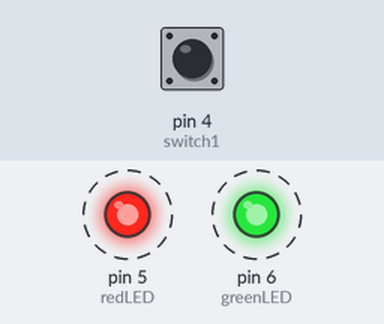
Bench run of a sketch on a simulated Arduino Leonardo, built with avr-gcc and run on an emulated ATmega32U4. On the bench: output pins drawn as LEDs (lit = HIGH). Dashed ring = blinking. Inputs (shaded band) come from the test bench; at power-on: pin 4 (switch1) HIGH.

Above: at 0.5 s.
Timing chart, 0 to 4.6 s (numbered marks = the images above):
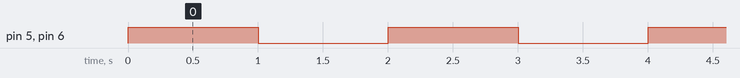

The sketch:

template.ino
```cpp
#include "Keyboard.h"

const int switch1 = 4;
const int switch2 = 8;
const int redLED = 5;
const int greenLED = 6;

void fastKey(int key){
  Keyboard.press(key);
  delay(12);
  Keyboard.release(key);
  delay(3);
}

void typeKey(int key){
  Keyboard.press(key);
  delay(30);
  Keyboard.release(key);
  delay(15);
}

void doubleKey(int keyA, int keyB){
  Keyboard.press(keyA);
  Keyboard.press(keyB);
  delay(5);
  Keyboard.release(keyB);
  Keyboard.release(keyA);
  delay(10);
}

void typeStr(String str){
  for (int i = 0; i < str.length(); i++){
    fastKey(str[i]);
  }
}

void setup(){
  //Set pin modes
  pinMode(redLED, OUTPUT);
  pinMode(greenLED, OUTPUT);
  pinMode(switch1, INPUT_PULLUP);
  pinMode(switch2, INPUT_PULLUP);

  if (digitalRead(switch1)) {
    //Flash both LEDs simultaniously
    while (true) {
      digitalWrite(redLED, HIGH);
      digitalWrite(greenLED, HIGH);
      delay(1000);
      digitalWrite(redLED, LOW);
      digitalWrite(greenLED, LOW);
      delay(1000);
    }
  } else {
    //Set up keyboard
    digitalWrite(redLED, HIGH);
    delay(100);
    Keyboard.begin();
    delay(1750); //Delay to wait for the device to be recognised by the host
    digitalWrite(redLED, LOW);


    //Run payload
    /* PAYLOAD GOES HERE */


    //Let the user know the script is done
    digitalWrite(greenLED, HIGH);
  }
}

void loop(){}
```

Measured:
- by itself, pin 5 (redLED), pin 6 (greenLED): alternates HIGH for 1.0 s and LOW for 1.0 s
